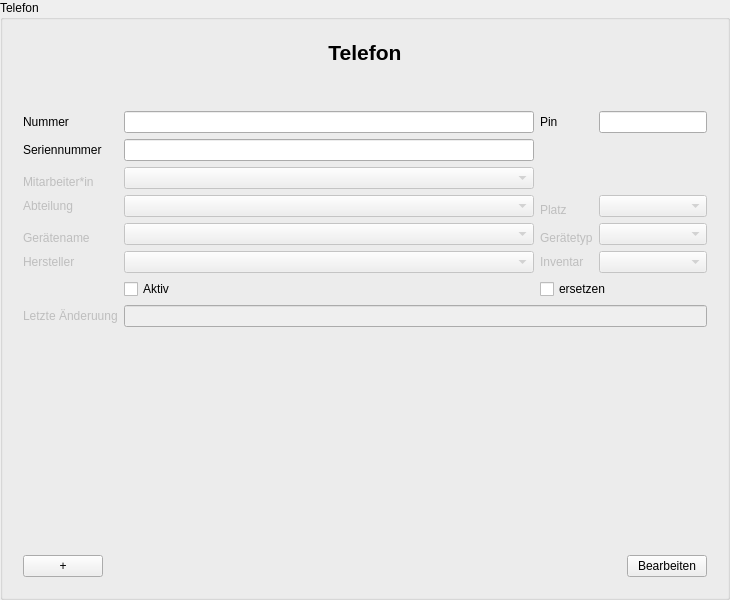
<?xml version="1.0" encoding="UTF-8"?>
<ui version="4.0">
 <class>PhoneInputArea</class>
 <widget class="QGroupBox" name="PhoneInputArea">
  <property name="geometry">
   <rect>
    <x>0</x>
    <y>0</y>
    <width>730</width>
    <height>600</height>
   </rect>
  </property>
  <property name="windowTitle">
   <string>Telefon</string>
  </property>
  <property name="accessibleName">
   <string>PhoneInputDialog</string>
  </property>
  <property name="title">
   <string>Telefon</string>
  </property>
  <layout class="QVBoxLayout" name="verticalLayout_3">
   <item>
    <widget class="QWidget" name="formLayoutWidget" native="true">
     <layout class="QVBoxLayout" name="verticalLayout_2">
      <item>
       <layout class="QVBoxLayout" name="verticalLayout">
        <item>
         <widget class="QLabel" name="headerLabel">
          <property name="font">
           <font>
            <pointsize>16</pointsize>
            <weight>75</weight>
            <bold>true</bold>
           </font>
          </property>
          <property name="text">
           <string>Telefon</string>
          </property>
          <property name="alignment">
           <set>Qt::AlignCenter</set>
          </property>
         </widget>
        </item>
       </layout>
      </item>
      <item>
       <spacer name="verticalSpacer">
        <property name="orientation">
         <enum>Qt::Vertical</enum>
        </property>
        <property name="sizeType">
         <enum>QSizePolicy::Preferred</enum>
        </property>
        <property name="sizeHint" stdset="0">
         <size>
          <width>20</width>
          <height>40</height>
         </size>
        </property>
       </spacer>
      </item>
      <item>
       <layout class="QGridLayout" name="gridLayout">
        <item row="6" column="0">
         <widget class="QLabel" name="deviceNameLabel">
          <property name="enabled">
           <bool>false</bool>
          </property>
          <property name="text">
           <string>Gerätename</string>
          </property>
          <property name="alignment">
           <set>Qt::AlignBottom|Qt::AlignLeading|Qt::AlignLeft</set>
          </property>
          <property name="buddy">
           <cstring>deviceNameComboBox</cstring>
          </property>
         </widget>
        </item>
        <item row="4" column="2">
         <widget class="QLabel" name="placeLabel">
          <property name="enabled">
           <bool>false</bool>
          </property>
          <property name="text">
           <string>Platz</string>
          </property>
          <property name="alignment">
           <set>Qt::AlignBottom|Qt::AlignLeading|Qt::AlignLeft</set>
          </property>
          <property name="buddy">
           <cstring>placeComboBox</cstring>
          </property>
         </widget>
        </item>
        <item row="1" column="3">
         <widget class="QLineEdit" name="pinLineEdit">
          <property name="sizePolicy">
           <sizepolicy hsizetype="Preferred" vsizetype="Fixed">
            <horstretch>0</horstretch>
            <verstretch>0</verstretch>
           </sizepolicy>
          </property>
         </widget>
        </item>
        <item row="1" column="2">
         <widget class="QLabel" name="pinLabel">
          <property name="text">
           <string>Pin</string>
          </property>
          <property name="buddy">
           <cstring>pinLineEdit</cstring>
          </property>
         </widget>
        </item>
        <item row="2" column="1">
         <widget class="QLineEdit" name="serialNumberLineEdit"/>
        </item>
        <item row="1" column="1">
         <widget class="QLineEdit" name="numberLineEdit">
          <property name="sizePolicy">
           <sizepolicy hsizetype="Preferred" vsizetype="Fixed">
            <horstretch>0</horstretch>
            <verstretch>0</verstretch>
           </sizepolicy>
          </property>
         </widget>
        </item>
        <item row="8" column="0">
         <widget class="QLabel" name="manufacturerLabel">
          <property name="enabled">
           <bool>false</bool>
          </property>
          <property name="text">
           <string>Hersteller</string>
          </property>
          <property name="buddy">
           <cstring>manufacturerComboBox</cstring>
          </property>
         </widget>
        </item>
        <item row="6" column="1">
         <widget class="QComboBox" name="deviceNameComboBox">
          <property name="enabled">
           <bool>false</bool>
          </property>
         </widget>
        </item>
        <item row="6" column="3">
         <widget class="QComboBox" name="deviceTypeComboBox">
          <property name="enabled">
           <bool>false</bool>
          </property>
         </widget>
        </item>
        <item row="1" column="0">
         <widget class="QLabel" name="numberLabel">
          <property name="text">
           <string>Nummer</string>
          </property>
          <property name="buddy">
           <cstring>numberLineEdit</cstring>
          </property>
         </widget>
        </item>
        <item row="8" column="2">
         <widget class="QLabel" name="inventoryLabel">
          <property name="enabled">
           <bool>false</bool>
          </property>
          <property name="text">
           <string>Inventar</string>
          </property>
          <property name="buddy">
           <cstring>inventoryComboBox</cstring>
          </property>
         </widget>
        </item>
        <item row="6" column="2">
         <widget class="QLabel" name="deviceTypeLabel">
          <property name="enabled">
           <bool>false</bool>
          </property>
          <property name="text">
           <string>Gerätetyp</string>
          </property>
          <property name="alignment">
           <set>Qt::AlignBottom|Qt::AlignLeading|Qt::AlignLeft</set>
          </property>
          <property name="buddy">
           <cstring>deviceTypeComboBox</cstring>
          </property>
         </widget>
        </item>
        <item row="4" column="1">
         <widget class="QComboBox" name="departmentComboBox">
          <property name="enabled">
           <bool>false</bool>
          </property>
         </widget>
        </item>
        <item row="4" column="3">
         <widget class="QComboBox" name="placeComboBox">
          <property name="enabled">
           <bool>false</bool>
          </property>
         </widget>
        </item>
        <item row="3" column="0">
         <widget class="QLabel" name="employeeLabel">
          <property name="enabled">
           <bool>false</bool>
          </property>
          <property name="text">
           <string>Mitarbeiter*in</string>
          </property>
          <property name="alignment">
           <set>Qt::AlignBottom|Qt::AlignLeading|Qt::AlignLeft</set>
          </property>
          <property name="buddy">
           <cstring>employeeComboBox</cstring>
          </property>
         </widget>
        </item>
        <item row="8" column="3">
         <widget class="QComboBox" name="inventoryComboBox">
          <property name="enabled">
           <bool>false</bool>
          </property>
         </widget>
        </item>
        <item row="2" column="0">
         <widget class="QLabel" name="serialNumberLabel">
          <property name="text">
           <string>Seriennummer</string>
          </property>
          <property name="buddy">
           <cstring>serialNumberLineEdit</cstring>
          </property>
         </widget>
        </item>
        <item row="9" column="1">
         <widget class="QCheckBox" name="activeCheckBox">
          <property name="text">
           <string>Aktiv</string>
          </property>
         </widget>
        </item>
        <item row="4" column="0">
         <widget class="QLabel" name="departmentLabel">
          <property name="enabled">
           <bool>false</bool>
          </property>
          <property name="text">
           <string>Abteilung</string>
          </property>
          <property name="buddy">
           <cstring>departmentComboBox</cstring>
          </property>
         </widget>
        </item>
        <item row="8" column="1">
         <widget class="QComboBox" name="manufacturerComboBox">
          <property name="enabled">
           <bool>false</bool>
          </property>
         </widget>
        </item>
        <item row="3" column="1">
         <widget class="QComboBox" name="employeeComboBox">
          <property name="enabled">
           <bool>false</bool>
          </property>
         </widget>
        </item>
        <item row="10" column="0">
         <widget class="QLabel" name="lastUpdateLabel">
          <property name="enabled">
           <bool>false</bool>
          </property>
          <property name="text">
           <string>Letzte Änderuung</string>
          </property>
          <property name="buddy">
           <cstring>lastUpdateLineEdit</cstring>
          </property>
         </widget>
        </item>
        <item row="9" column="2" colspan="2">
         <widget class="QCheckBox" name="replaceCheckBox">
          <property name="text">
           <string>ersetzen</string>
          </property>
         </widget>
        </item>
        <item row="10" column="1" colspan="3">
         <widget class="QLineEdit" name="lastUpdateLineEdit">
          <property name="enabled">
           <bool>false</bool>
          </property>
         </widget>
        </item>
       </layout>
      </item>
      <item>
       <spacer name="verticalSpacer_2">
        <property name="orientation">
         <enum>Qt::Vertical</enum>
        </property>
        <property name="sizeHint" stdset="0">
         <size>
          <width>20</width>
          <height>40</height>
         </size>
        </property>
       </spacer>
      </item>
      <item>
       <layout class="QHBoxLayout" name="horizontalLayout">
        <item>
         <widget class="QPushButton" name="addPushButton">
          <property name="text">
           <string>+</string>
          </property>
         </widget>
        </item>
        <item>
         <spacer name="horizontalSpacer">
          <property name="orientation">
           <enum>Qt::Horizontal</enum>
          </property>
          <property name="sizeHint" stdset="0">
           <size>
            <width>40</width>
            <height>20</height>
           </size>
          </property>
         </spacer>
        </item>
        <item>
         <widget class="QPushButton" name="editFinishPushButton">
          <property name="text">
           <string>Bearbeiten</string>
          </property>
         </widget>
        </item>
       </layout>
      </item>
     </layout>
    </widget>
   </item>
  </layout>
 </widget>
 <tabstops>
  <tabstop>numberLineEdit</tabstop>
  <tabstop>pinLineEdit</tabstop>
  <tabstop>serialNumberLineEdit</tabstop>
  <tabstop>employeeComboBox</tabstop>
  <tabstop>departmentComboBox</tabstop>
  <tabstop>placeComboBox</tabstop>
  <tabstop>deviceNameComboBox</tabstop>
  <tabstop>deviceTypeComboBox</tabstop>
  <tabstop>manufacturerComboBox</tabstop>
  <tabstop>inventoryComboBox</tabstop>
  <tabstop>activeCheckBox</tabstop>
  <tabstop>replaceCheckBox</tabstop>
  <tabstop>lastUpdateLineEdit</tabstop>
  <tabstop>addPushButton</tabstop>
  <tabstop>editFinishPushButton</tabstop>
 </tabstops>
 <resources/>
 <connections/>
</ui>
